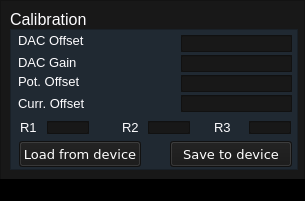
<?xml version="1.0" encoding="UTF-8"?>
<ui version="4.0">
 <class>mainWindow</class>
 <widget class="QMainWindow" name="mainWindow">
  <property name="geometry">
   <rect>
    <x>0</x>
    <y>0</y>
    <width>305</width>
    <height>201</height>
   </rect>
  </property>
  <property name="minimumSize">
   <size>
    <width>0</width>
    <height>0</height>
   </size>
  </property>
  <property name="windowTitle">
   <string>Manual Control</string>
  </property>
  <property name="styleSheet">
   <string notr="true">background-color: black;</string>
  </property>
  <widget class="QWidget" name="centralwidget">
   <widget class="QFrame" name="frame">
    <property name="geometry">
     <rect>
      <x>0</x>
      <y>0</y>
      <width>305</width>
      <height>191</height>
     </rect>
    </property>
    <property name="styleSheet">
     <string notr="true">background-color: #181818;</string>
    </property>
    <property name="frameShape">
     <enum>QFrame::StyledPanel</enum>
    </property>
    <property name="frameShadow">
     <enum>QFrame::Raised</enum>
    </property>
    <widget class="QLabel" name="label_10">
     <property name="enabled">
      <bool>true</bool>
     </property>
     <property name="geometry">
      <rect>
       <x>10</x>
       <y>10</y>
       <width>109</width>
       <height>19</height>
      </rect>
     </property>
     <property name="font">
      <font>
       <pointsize>12</pointsize>
       <weight>50</weight>
       <italic>false</italic>
       <bold>false</bold>
      </font>
     </property>
     <property name="styleSheet">
      <string notr="true">color: rgb(254, 253, 255);
font: 12pt;</string>
     </property>
     <property name="text">
      <string>Calibration</string>
     </property>
     <property name="textFormat">
      <enum>Qt::PlainText</enum>
     </property>
    </widget>
    <widget class="QFrame" name="frame_8">
     <property name="geometry">
      <rect>
       <x>10</x>
       <y>29</y>
       <width>288</width>
       <height>141</height>
      </rect>
     </property>
     <property name="styleSheet">
      <string notr="true">background-color: #202932;</string>
     </property>
     <property name="frameShape">
      <enum>QFrame::StyledPanel</enum>
     </property>
     <property name="frameShadow">
      <enum>QFrame::Raised</enum>
     </property>
     <widget class="QLabel" name="dac_offset_label">
      <property name="geometry">
       <rect>
        <x>8</x>
        <y>4</y>
        <width>74</width>
        <height>14</height>
       </rect>
      </property>
      <property name="font">
       <font>
        <pointsize>10</pointsize>
        <weight>50</weight>
        <italic>false</italic>
        <bold>false</bold>
       </font>
      </property>
      <property name="styleSheet">
       <string notr="true">color: rgb(254, 253, 255);
font: 10pt;</string>
      </property>
      <property name="text">
       <string>DAC Offset</string>
      </property>
      <property name="textFormat">
       <enum>Qt::PlainText</enum>
      </property>
     </widget>
     <widget class="QLabel" name="dac_gain_label">
      <property name="geometry">
       <rect>
        <x>8</x>
        <y>26</y>
        <width>65</width>
        <height>14</height>
       </rect>
      </property>
      <property name="font">
       <font>
        <pointsize>10</pointsize>
        <weight>50</weight>
        <italic>false</italic>
        <bold>false</bold>
       </font>
      </property>
      <property name="styleSheet">
       <string notr="true">color: rgb(254, 253, 255);
font: 10pt;</string>
      </property>
      <property name="text">
       <string>DAC Gain</string>
      </property>
      <property name="textFormat">
       <enum>Qt::PlainText</enum>
      </property>
     </widget>
     <widget class="QLabel" name="pot_offset_label">
      <property name="geometry">
       <rect>
        <x>8</x>
        <y>45</y>
        <width>82</width>
        <height>14</height>
       </rect>
      </property>
      <property name="font">
       <font>
        <pointsize>10</pointsize>
        <weight>50</weight>
        <italic>false</italic>
        <bold>false</bold>
       </font>
      </property>
      <property name="styleSheet">
       <string notr="true">color: rgb(254, 253, 255);
font: 10pt;</string>
      </property>
      <property name="text">
       <string>Pot. Offset</string>
      </property>
      <property name="textFormat">
       <enum>Qt::PlainText</enum>
      </property>
     </widget>
     <widget class="QLabel" name="curr_offset_label">
      <property name="geometry">
       <rect>
        <x>8</x>
        <y>67</y>
        <width>90</width>
        <height>14</height>
       </rect>
      </property>
      <property name="font">
       <font>
        <pointsize>10</pointsize>
        <weight>50</weight>
        <italic>false</italic>
        <bold>false</bold>
       </font>
      </property>
      <property name="styleSheet">
       <string notr="true">color: rgb(254, 253, 255);
font: 10pt;</string>
      </property>
      <property name="text">
       <string>Curr. Offset</string>
      </property>
      <property name="textFormat">
       <enum>Qt::PlainText</enum>
      </property>
     </widget>
     <widget class="QFrame" name="frame_9">
      <property name="geometry">
       <rect>
        <x>171</x>
        <y>6</y>
        <width>111</width>
        <height>17</height>
       </rect>
      </property>
      <property name="styleSheet">
       <string notr="true">background-color: #181818;
border-color: &quot;Solid&quot;;</string>
      </property>
      <property name="frameShape">
       <enum>QFrame::StyledPanel</enum>
      </property>
      <property name="frameShadow">
       <enum>QFrame::Raised</enum>
      </property>
      <widget class="QLineEdit" name="dac_offset_input">
       <property name="geometry">
        <rect>
         <x>0</x>
         <y>0</y>
         <width>111</width>
         <height>17</height>
        </rect>
       </property>
       <property name="styleSheet">
        <string notr="true">color: rgb(255, 255, 255);</string>
       </property>
      </widget>
     </widget>
     <widget class="QFrame" name="frame_10">
      <property name="geometry">
       <rect>
        <x>171</x>
        <y>46</y>
        <width>111</width>
        <height>17</height>
       </rect>
      </property>
      <property name="styleSheet">
       <string notr="true">background-color: #181818;
border-color: &quot;Solid&quot;;</string>
      </property>
      <property name="frameShape">
       <enum>QFrame::StyledPanel</enum>
      </property>
      <property name="frameShadow">
       <enum>QFrame::Raised</enum>
      </property>
      <widget class="QLineEdit" name="pot_offset_input">
       <property name="geometry">
        <rect>
         <x>0</x>
         <y>0</y>
         <width>111</width>
         <height>17</height>
        </rect>
       </property>
       <property name="styleSheet">
        <string notr="true">color: rgb(255, 255, 255);</string>
       </property>
      </widget>
     </widget>
     <widget class="QFrame" name="frame_11">
      <property name="geometry">
       <rect>
        <x>171</x>
        <y>26</y>
        <width>111</width>
        <height>17</height>
       </rect>
      </property>
      <property name="styleSheet">
       <string notr="true">background-color: #181818;
border-color: &quot;Solid&quot;;</string>
      </property>
      <property name="frameShape">
       <enum>QFrame::StyledPanel</enum>
      </property>
      <property name="frameShadow">
       <enum>QFrame::Raised</enum>
      </property>
      <widget class="QLineEdit" name="dac_gain_input">
       <property name="geometry">
        <rect>
         <x>0</x>
         <y>0</y>
         <width>111</width>
         <height>17</height>
        </rect>
       </property>
       <property name="styleSheet">
        <string notr="true">color: rgb(255, 255, 255);</string>
       </property>
      </widget>
     </widget>
     <widget class="QFrame" name="frame_12">
      <property name="geometry">
       <rect>
        <x>171</x>
        <y>66</y>
        <width>111</width>
        <height>17</height>
       </rect>
      </property>
      <property name="styleSheet">
       <string notr="true">background-color: #181818;
border-color: &quot;Solid&quot;;</string>
      </property>
      <property name="frameShape">
       <enum>QFrame::StyledPanel</enum>
      </property>
      <property name="frameShadow">
       <enum>QFrame::Raised</enum>
      </property>
      <widget class="QLineEdit" name="curr_offset_input">
       <property name="geometry">
        <rect>
         <x>0</x>
         <y>0</y>
         <width>111</width>
         <height>17</height>
        </rect>
       </property>
       <property name="styleSheet">
        <string notr="true">color: rgb(255, 255, 255);</string>
       </property>
      </widget>
     </widget>
     <widget class="QLabel" name="label_15">
      <property name="geometry">
       <rect>
        <x>10</x>
        <y>91</y>
        <width>16</width>
        <height>14</height>
       </rect>
      </property>
      <property name="font">
       <font>
        <pointsize>10</pointsize>
        <weight>50</weight>
        <italic>false</italic>
        <bold>false</bold>
       </font>
      </property>
      <property name="styleSheet">
       <string notr="true">color: rgb(254, 253, 255);
font: 10pt;</string>
      </property>
      <property name="text">
       <string>R1</string>
      </property>
      <property name="textFormat">
       <enum>Qt::PlainText</enum>
      </property>
     </widget>
     <widget class="QLabel" name="label_16">
      <property name="geometry">
       <rect>
        <x>112</x>
        <y>91</y>
        <width>16</width>
        <height>14</height>
       </rect>
      </property>
      <property name="font">
       <font>
        <pointsize>10</pointsize>
        <weight>50</weight>
        <italic>false</italic>
        <bold>false</bold>
       </font>
      </property>
      <property name="styleSheet">
       <string notr="true">color: rgb(254, 253, 255);
font: 10pt;</string>
      </property>
      <property name="text">
       <string>R2</string>
      </property>
      <property name="textFormat">
       <enum>Qt::PlainText</enum>
      </property>
     </widget>
     <widget class="QLabel" name="label_17">
      <property name="geometry">
       <rect>
        <x>204</x>
        <y>91</y>
        <width>16</width>
        <height>14</height>
       </rect>
      </property>
      <property name="font">
       <font>
        <pointsize>10</pointsize>
        <weight>50</weight>
        <italic>false</italic>
        <bold>false</bold>
       </font>
      </property>
      <property name="styleSheet">
       <string notr="true">color: rgb(254, 253, 255);
font: 10pt;</string>
      </property>
      <property name="text">
       <string>R3</string>
      </property>
      <property name="textFormat">
       <enum>Qt::PlainText</enum>
      </property>
     </widget>
     <widget class="QFrame" name="frame_13">
      <property name="geometry">
       <rect>
        <x>37</x>
        <y>92</y>
        <width>42</width>
        <height>13</height>
       </rect>
      </property>
      <property name="styleSheet">
       <string notr="true">background-color: #181818;
border-color: &quot;Solid&quot;;</string>
      </property>
      <property name="frameShape">
       <enum>QFrame::StyledPanel</enum>
      </property>
      <property name="frameShadow">
       <enum>QFrame::Raised</enum>
      </property>
      <widget class="QLineEdit" name="r1">
       <property name="geometry">
        <rect>
         <x>0</x>
         <y>0</y>
         <width>42</width>
         <height>13</height>
        </rect>
       </property>
       <property name="styleSheet">
        <string notr="true">color: rgb(255, 255, 255);</string>
       </property>
      </widget>
     </widget>
     <widget class="QFrame" name="frame_14">
      <property name="geometry">
       <rect>
        <x>239</x>
        <y>92</y>
        <width>42</width>
        <height>13</height>
       </rect>
      </property>
      <property name="styleSheet">
       <string notr="true">background-color: #181818;
border-color: &quot;Solid&quot;;</string>
      </property>
      <property name="frameShape">
       <enum>QFrame::StyledPanel</enum>
      </property>
      <property name="frameShadow">
       <enum>QFrame::Raised</enum>
      </property>
      <widget class="QLineEdit" name="r3">
       <property name="geometry">
        <rect>
         <x>0</x>
         <y>0</y>
         <width>42</width>
         <height>13</height>
        </rect>
       </property>
       <property name="styleSheet">
        <string notr="true">color: rgb(255, 255, 255);</string>
       </property>
      </widget>
     </widget>
     <widget class="QFrame" name="frame_15">
      <property name="geometry">
       <rect>
        <x>138</x>
        <y>92</y>
        <width>42</width>
        <height>13</height>
       </rect>
      </property>
      <property name="styleSheet">
       <string notr="true">background-color: #181818;
border-color: &quot;Solid&quot;;</string>
      </property>
      <property name="frameShape">
       <enum>QFrame::StyledPanel</enum>
      </property>
      <property name="frameShadow">
       <enum>QFrame::Raised</enum>
      </property>
      <widget class="QLineEdit" name="r2">
       <property name="geometry">
        <rect>
         <x>0</x>
         <y>0</y>
         <width>42</width>
         <height>13</height>
        </rect>
       </property>
       <property name="styleSheet">
        <string notr="true">color: rgb(255, 255, 255);</string>
       </property>
      </widget>
     </widget>
     <widget class="QPushButton" name="pushButton_4">
      <property name="geometry">
       <rect>
        <x>160</x>
        <y>112</y>
        <width>122</width>
        <height>26</height>
       </rect>
      </property>
      <property name="font">
       <font>
        <family>DejaVu Sans</family>
        <pointsize>10</pointsize>
       </font>
      </property>
      <property name="autoFillBackground">
       <bool>false</bool>
      </property>
      <property name="styleSheet">
       <string notr="true">background-color: #181818;
border-color: &quot;Solid&quot;;
color:white</string>
      </property>
      <property name="text">
       <string>Save to device</string>
      </property>
      <property name="autoDefault">
       <bool>false</bool>
      </property>
     </widget>
     <widget class="QPushButton" name="pushButton_8">
      <property name="geometry">
       <rect>
        <x>9</x>
        <y>112</y>
        <width>122</width>
        <height>26</height>
       </rect>
      </property>
      <property name="font">
       <font>
        <family>DejaVu Sans</family>
        <pointsize>10</pointsize>
       </font>
      </property>
      <property name="autoFillBackground">
       <bool>false</bool>
      </property>
      <property name="styleSheet">
       <string notr="true">background-color: #181818;
border-color: &quot;Solid&quot;;
color:white</string>
      </property>
      <property name="text">
       <string>Load from device</string>
      </property>
      <property name="autoDefault">
       <bool>false</bool>
      </property>
     </widget>
    </widget>
   </widget>
  </widget>
  <widget class="QStatusBar" name="statusbar"/>
 </widget>
 <resources/>
 <connections/>
</ui>
